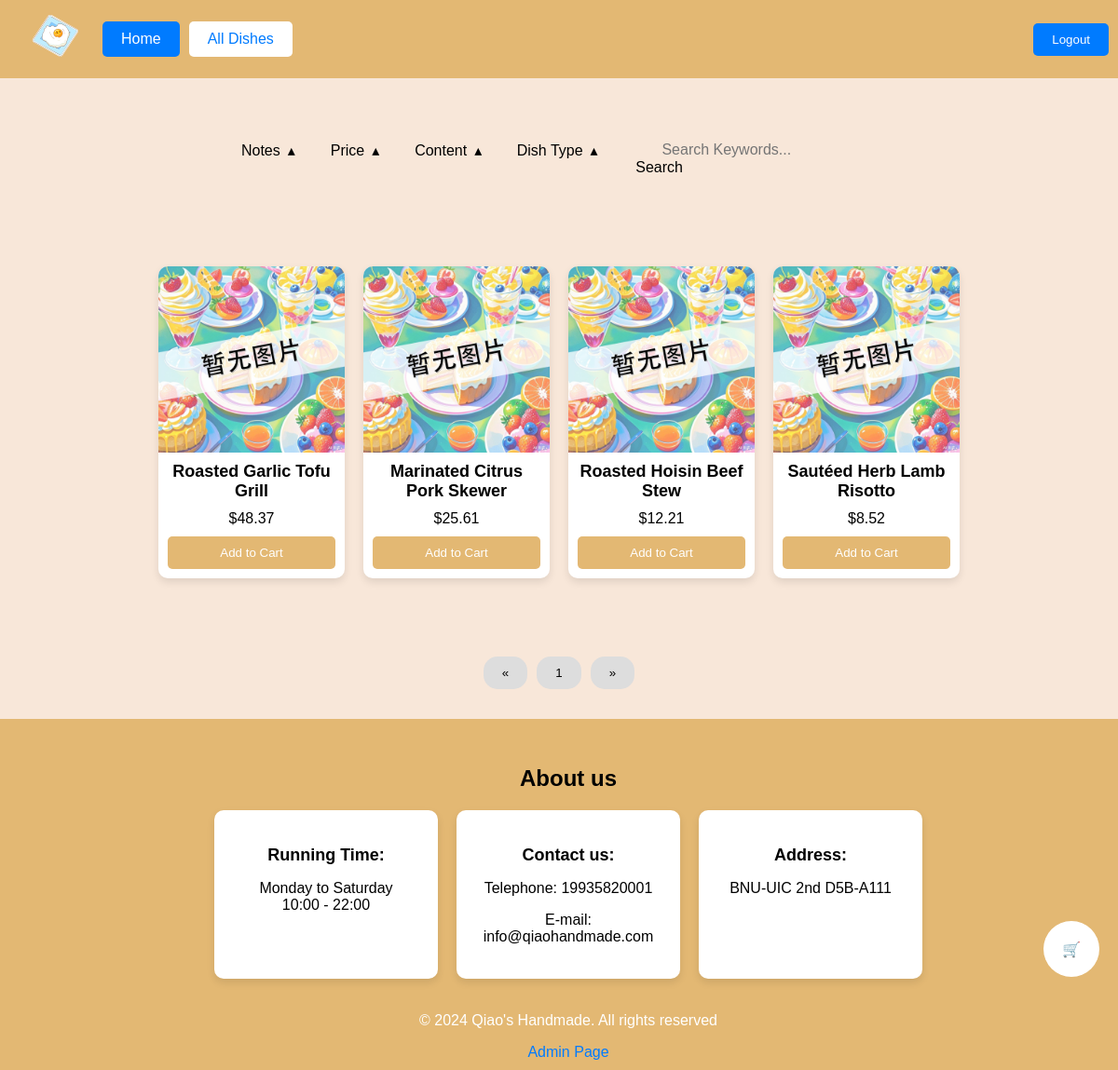
/menu.php (signed in), run on the app's committed database.
### tables this page shows
CREATE TABLE IF NOT EXISTS `menu` (
                                      `dish_id` INT NOT NULL AUTO_INCREMENT,
                                      `dish_name` VARCHAR(100) NOT NULL,
                                      `ingredient` TEXT,
                                      `description` TEXT,
                                      `type` VARCHAR(50) DEFAULT NULL,
                                      `price` DECIMAL(10, 2) NOT NULL,
                                      `amount` INT NOT NULL,
                                      `note` TEXT,
                                      `image` LONGBLOB,
                                      PRIMARY KEY (`dish_id`)
);

### menu.php (the view, shortened to what this page needs)
<!DOCTYPE html>
<html lang="zh">
<head>
    <link rel="stylesheet" type="text/css" href="styles.css">
</head>
<body>
<?php
include 'connectdb.php';
$dishesPerPage = 12;
$page = isset($_GET['page']) ? (int)$_GET['page'] : 1;
$offset = ($page - 1) * $dishesPerPage;
$sql = "SELECT * FROM menu";
$sql .= " LIMIT :offset, :limit";
$stmt = $conn->prepare($sql);
$stmt->bindValue(':offset', $offset, PDO::PARAM_INT);
$stmt->bindValue(':limit', $dishesPerPage, PDO::PARAM_INT);
$stmt->execute();
$dishes = $stmt->fetchAll(PDO::FETCH_ASSOC);
?>
<header>
    <div class="logo-container">
        <a href="index.php"><img src="qiao_logo.svg" alt="Qiao's Handmade" class="logo"  oncontextmenu="return false" onselectstart="return false" ondragstart="return false" onbeforecopy="return false" oncopy=document.selection.empty() onselect=document.selection.empty()></a>
        <nav>
            <a href="index.php" class="button">Home</a>
            <a href="menu.php" class="button" style="color: #007bff; background-color: white;">All Dishes</a>
        </nav>
    </div>
    <div>
        <button class="button logout-btn" onclick="logout()">Logout</button>
    </div>
</header>
<div class="reserved_area" style="height: 32px;"></div>
<div class="selector-outside">
    <div class="selector-container">
        <div class="dropdown">
            <button class="dropbtn">Notes&#8192;<span class="triangle-arrow">&#9652;</span>&#8192;</button>
        </div>
        <div class="dropdown">
            <button class="dropbtn">Price&#8192;<span class="triangle-arrow">&#9652;</span>&#8192;</button>
        </div>
        <div class="dropdown">
            <button class="dropbtn">Content&#8192;<span class="triangle-arrow">&#9652;</span>&#8192;</button>
        </div>
        <div class="dropdown">
            <button class="dropbtn">Dish Type&#8192;<span class="triangle-arrow">&#9652;</span>&#8192;</button>
        </div>
        <div class="search-container-stock">
            <div class="keyword-search">
                <input type="text" id="keyword" placeholder="Search Keywords...">
                <button id="search-btn">Search</button>
            </div>
        </div>
    </div>
</div>
<section class="recommended-dishes" style="margin-top: 0;">
    <section class="dishes-display">
            <div class="dishes-container" style="margin-left: 3%; margin-right: 3%;">
                <?php foreach ($dishes as $dish): ?>
                    <div class="dish">
                        <?php if ($dish['image']): ?>
                            <img
                                 alt="<?php echo htmlspecialchars($dish['dish_name']); ?>"
                                 loading="lazy"
                                 oncontextmenu="return false"
                                 onselectstart="return false"
                                 ondragstart="return false"
                                 onbeforecopy="return false"
                                 oncopy="document.selection.empty()"
                                 onselect="document.selection.empty()">
                        <?php else: ?>
                            <img src="./nodish.jpg"
                                 alt="No Image Available"
                                 loading="lazy"
                                 oncontextmenu="return false"
                                 onselectstart="return false"
                                 ondragstart="return false"
                                 onbeforecopy="return false"
                                 oncopy="document.selection.empty()"
                                 onselect="document.selection.empty()">
                        <?php endif; ?>
                        <div class="dish-info">
                            <div class="name"><?php echo $dish['dish_name']; ?></div>
                            <div class="price"><?php echo '$' . $dish['price']; ?></div>
                            <button class="add-to-cart-button" id="add-to-cart_<?php echo $dish['dish_id']; ?>">Add to Cart</button>
                        </div>
                    </div>
                <?php endforeach; ?>
            </div>
    </section>
</section>
<section class="page-navigation">
    <div class="pagination">
        <button class="page-number prev" onclick="changePage(-1)">&laquo;</button>
        <button class="page-number current-page" id="currentPage">1</button>
        <button class="page-number next" onclick="changePage(1)">&raquo;</button>
    </div>
</section>
<div class="reserved_area" style="height: 32px;"></div>
<footer>
    <section class="other-information" style="color: #000000;">
        <h2>About us</h2>
        <div class="info-container">
            <div class="info-box">
                <h3>Running Time: </h3>
                <p>Monday to Saturday<br>10:00 - 22:00</p>
            </div>
            <div class="info-box">
                <h3>Contact us: </h3>
                <p>Telephone: 19935820001</p>
                <p>E-mail: info@qiaohandmade.com</p>
            </div>
            <div class="info-box">
                <h3>Address: </h3>
                <p>BNU-UIC 2nd D5B-A111</p>
            </div>
        </div>
    </section>
    <div class="footer-content">
        <p>&copy; 2024 Qiao's Handmade. All rights reserved</p>
        <a href="admin.php">Admin Page</a>
    </div>
</footer>
<div id="cart-float" onclick="openCart()" >
    🛒
</div>
</body>
</html>

### styles.css (style rules this page uses)
body, html { margin: 0; padding: 0; font-family: Arial, sans-serif; background-color: #f8e7d9; }
header { background-color: #e3b873; padding: 10px; display: flex; justify-content: space-between; align-items: center; }
.logo-container { display: flex; align-items: center; }
.logo { max-width: 60px; height: auto; margin: 0 auto; }
nav { display: flex; gap: 10px; }
.button { padding: 10px 20px; background-color: #007bff; color: #fff; border: none; border-radius: 5px; cursor: pointer; text-decoration: none; }
.dishes-display { text-align: center; padding: 20px; background-color: #f8e7d9; margin: 20px 0; }
.recommended-dishes { text-align: center; padding: 20px; background-color: #f8e7d9; margin: 24px 0; }
.dishes-container { display: flex; flex-wrap: wrap; justify-content: center; gap: 20px; }
.dish { width: 200px; background-color: #fff; border-radius: 10px; overflow: hidden; box-shadow: 0 4px 8px rgba(0,0,0,0.1); }
.dish img { width: 100%; height: 200px; object-fit: cover; }
.dish-info { padding: 10px; }
.dish-info .name { font-weight: bold; font-size: 18px; margin-bottom: 10px; }
.dish-info .price { font-size: 16px; margin-bottom: 10px; }
.add-to-cart-button { background-color: #e3b873; color: #fff; border: none; border-radius: 5px; padding: 10px; cursor: pointer; width: 100%; }
.other-information { text-align: center; padding: 20px; background-color: #e3b873; margin: 0; }
.other-information h2 { font-size: 24px; margin-bottom: 20px; }
.info-container { display: flex; flex-wrap: wrap; justify-content: center; gap: 20px; }
.info-box { background-color: #fff; padding: 20px; border-radius: 10px; box-shadow: 0 4px 8px rgba(0,0,0,0.1); width: 200px; }
.info-box h3 { font-size: 18px; margin-bottom: 10px; }
footer { background-color: #e3b873; color: #fff; text-align: center; padding: 10px; width: 100%; bottom: 0; }
.footer-content { display: flex; flex-direction: column; align-items: center; }
.footer-content a { color: #007bff; text-decoration: none; }
.pagination { margin-top: 20px; display: flex; justify-content: center; gap: 10px; }
.page-number { background-color: #ddd; color: black; border: none; padding: 10px 20px; text-align: center; text-decoration: none; display: inline-block; cursor: pointer; }
.selector-outside { width: 100%; display: flex; justify-content: center; align-items: center; }
.selector-container { display: flex; justify-content: space-around; margin: 20px 0; width: 60%; background-color: rgba(0, 0, 0, 0); border-radius: 30px; }
.dropdown { position: relative; display: inline-block; }
.dropbtn { background-color: rgba(0, 0, 0, 0); color: black; padding: 16px; font-size: 16px; border: none; cursor: pointer; border-radius: 30px; transition: background-color 0.3s ease; }
.triangle-arrow { margin: 0px; transition: transform 0.3s; display: inline-block; }
.keyword-search { margin: 16px; }
.search-container-stock { border-radius: 30px; transition: background-color 0.3s ease; }
.search-container-stock #keyword { border-radius: 20px; border: none; background-color: rgba(0, 0, 0, 0); height: 16px; font-size: 16px; text-align: center; padding: 0; }
.search-container-stock #search-btn { border-radius: 20px; border: none; font-size: 16px; background-color: rgba(0, 0, 0, 0); cursor: pointer; }
#back-to-top, #cart-float { position: fixed; right: 20px; background-color: #ffffff; color: #333; border: none; width: 60px; height: 60px; font-size: 16px; cursor: pointer; border-radius: 30px; z-index: 1000; display: flex; align-items: center; justify-content: center; text-align: center; }
#cart-float { bottom: 100px; }
.pagination button { border-radius: 15px; }
.logout-btn { display: none; }
.dishes-container img { max-width: 100%; height: auto; display: block; margin: 0 auto; }

### data on the page
menu: dish_name "Roasted Garlic Tofu Grill", price "48.37"
menu: dish_name "Marinated Citrus Pork Skewer", price "25.61"
menu: dish_name "Roasted Hoisin Beef Stew", price "12.21"
menu: dish_name "Sautéed Herb Lamb Risotto", price "8.52"
